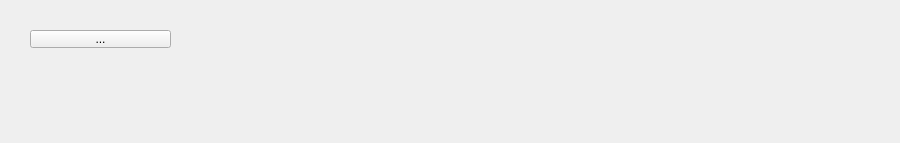
<?xml version="1.0" encoding="UTF-8"?>
<ui version="4.0">
 <class>ResultListItem</class>
 <widget class="QWidget" name="ResultListItem">
  <property name="geometry">
   <rect>
    <x>0</x>
    <y>0</y>
    <width>900</width>
    <height>143</height>
   </rect>
  </property>
  <property name="windowTitle">
   <string>Form</string>
  </property>
  <widget class="QToolButton" name="toolButton">
   <property name="geometry">
    <rect>
     <x>30</x>
     <y>30</y>
     <width>141</width>
     <height>18</height>
    </rect>
   </property>
   <property name="text">
    <string>...</string>
   </property>
  </widget>
 </widget>
 <resources/>
 <connections/>
</ui>
